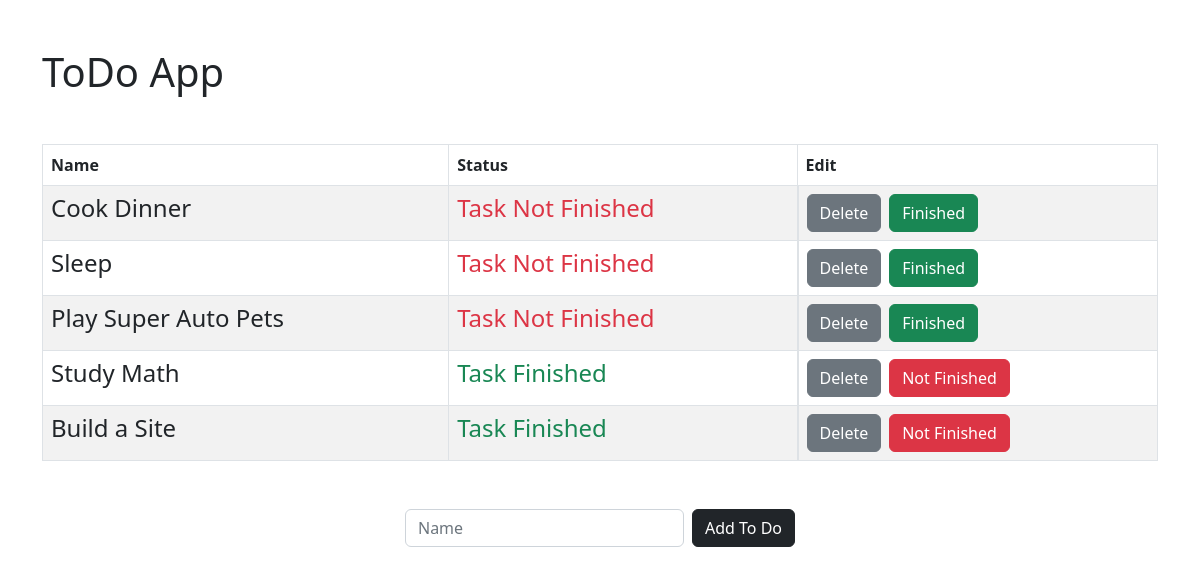
Before: / with the older database file.
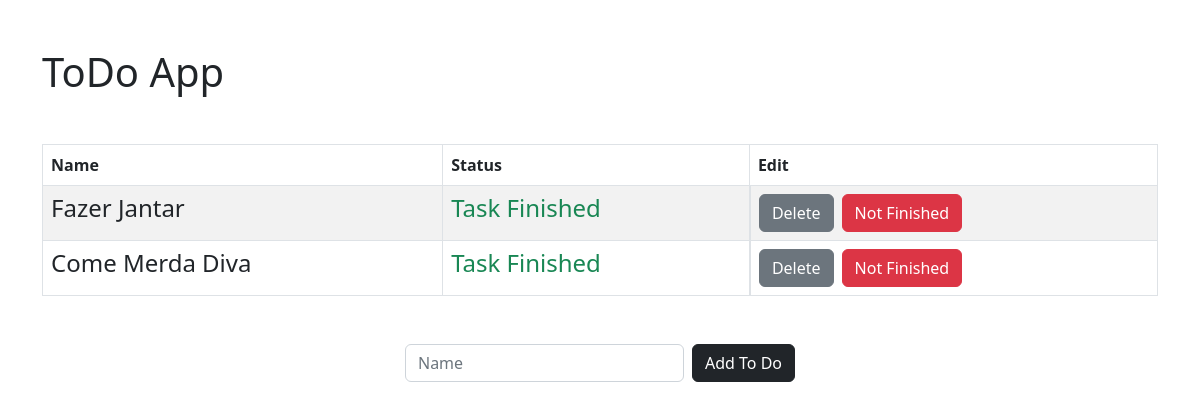
After: the same page with the newer database file.
### base/models.py (models this page shows, shortened)
class ToDo(models.Model):
    name   = models.CharField(max_length=100)
    status = models.BooleanField(default=False)
    class Meta():
        ordering = ['status']

### base/views.py (the view, shortened to what this page needs)
# urls.py: path('', ToDoListView.as_view(), name='list'),
class ToDoListView(ListView):
    model = ToDo
    template_name = 'base/todo.html'
    def get_context_data(self, **kwargs):
        context = super().get_context_data(**kwargs)
        context['form'] = ToDoCreateForm()
        return context

### base/forms.py
class ToDoCreateForm(forms.ModelForm):
    class Meta:
        model  = ToDo
        fields = ['name']
        labels = {
            'name' : '',
        }
        widgets = {
            'name'  : forms.TextInput(attrs={'class': 'form-control w-25', 'placeholder': 'Name'}),
        }

### base/templates/base/todo.html (shortened to what this page needs)
{% extends 'base/base.html' %}
{% block content %}
<table class="table table-striped table-bordered">
    <thead>
        <tr>
            <th scope="col">Name</th>
            <th scope="col">Status</th>
            <th scope="col">Edit</th>
        </tr>
    </thead>
    <tbody>
        {% for object in object_list %}
        <tr>
            <td>
                <h4>{{object.name}}</h4>
            </td>
            <td>
                {% if object.status == False %}
                <h4 class="text-danger">Task Not Finished</h4>
                {% else %}
                <h4 class="text-success">Task Finished</h4>
                {% endif %}
            </td>
            <td class="d-flex gap-2">
                <form action="{% url 'delete' object.id %}" method="post">
                    <button type='submit' name="delete" value="Delete" class="btn btn-secondary">Delete</button>
                </form>
                <form action="{% url 'update' object.id %}" method="post">
                    {% if object.status == False %}
                    <button type='submit' name="update" value="True" class="btn btn-success">Finished</button>
                    {% else %}
                    <button type='submit' name="update" value="False" class="btn btn-danger">Not Finished</button>
                    {% endif %}
                </form>
            </td>
        </tr>
        {% endfor %}
    </tbody>
</table>
<div class="mt-5 text-center">
    <form class="d-flex gap-2 justify-content-center" action="" method="post">
        {{form}}
        <button type='submit' value="add" class="btn btn-dark">Add To Do</button>
    </form>
</div>
{% endblock content %}

### base/templates/base/base.html (shortened to what this page needs)
<!doctype html>
<html lang="en">
	<head>
		<link href="https://cdn.jsdelivr.net/npm/bootstrap@5.2.0-beta1/dist/css/bootstrap.min.css" rel="stylesheet">
	</head>
	<body>
		<div class="container mt-5">
			<h1 class="mb-5">ToDo App</h1>
			{% block content %}
			{% endblock content %}
		</div>
	</body>
</html>

Changed rows visible on the page:
removed ToDo: name "Cook Dinner", status "Task Not Finished"
removed ToDo: name "Sleep", status "Task Not Finished"
removed ToDo: name "Play Super Auto Pets", status "Task Not Finished"
removed ToDo: name "Study Math", status "Task Finished"
removed ToDo: name "Build a Site", status "Task Finished"
added ToDo: name "Fazer Jantar", status "Task Finished"
added ToDo: name "Come Merda Diva", status "Task Finished"
